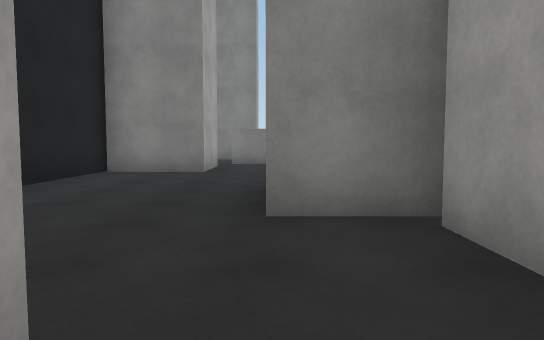
View 1 (above)

13 first-person views from a walk through a 3-D level made in the Unity game engine. The camera is 1.2 m above the floor, tilts 4° down and sees 70° across. The floor is counted in squares, 2 m on a side. Each view is taken from the middle of a square. On the plan, view 1 faces up. The plan holds only what a view shows up to about 11 squares ahead; the rest is blank. The place goes on beyond the plan. Surface patterns are stand-ins for the level's own textures.

View 2
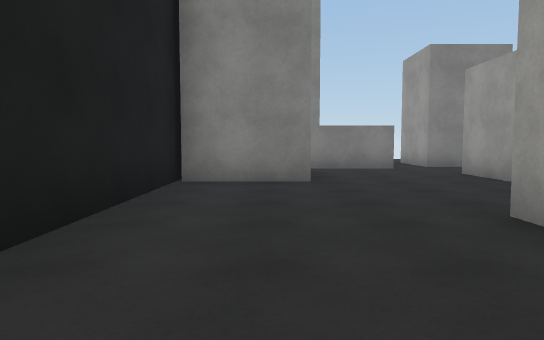

View 3
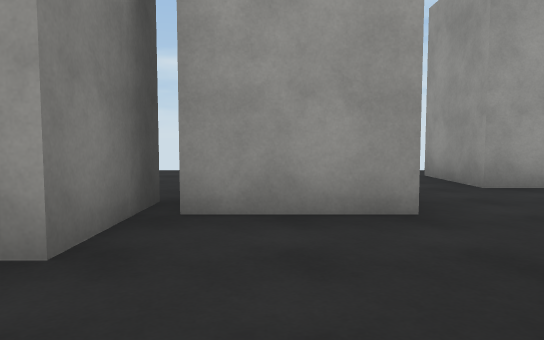

View 4
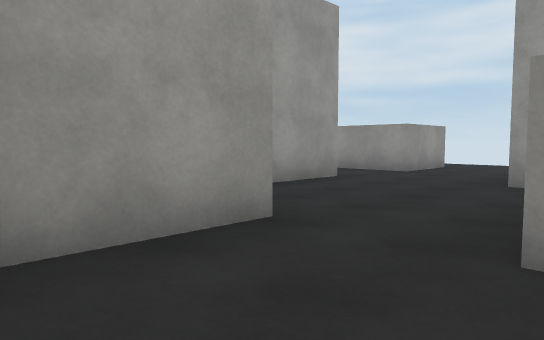

View 5
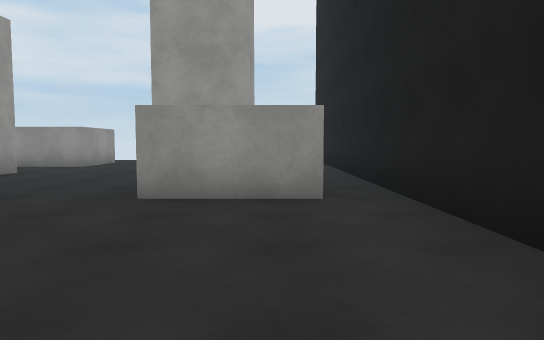

View 6
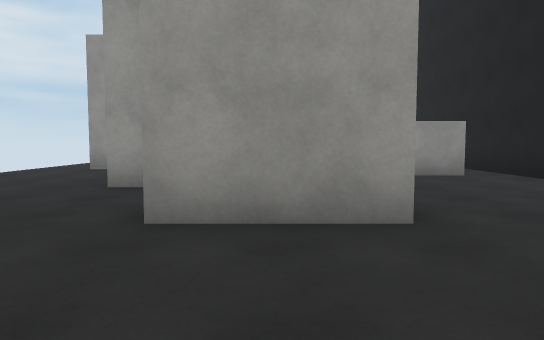

View 7
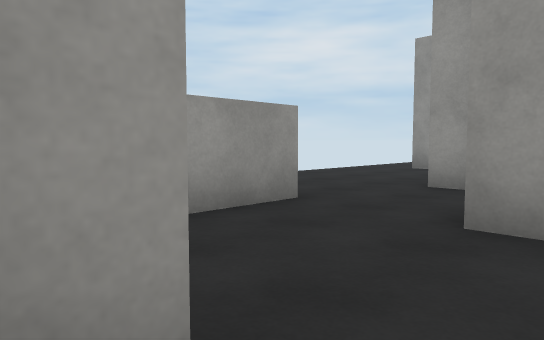

View 8
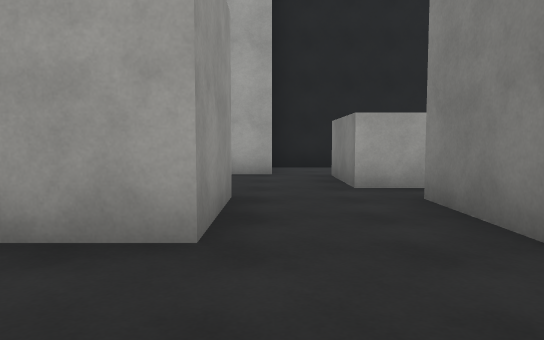

View 9
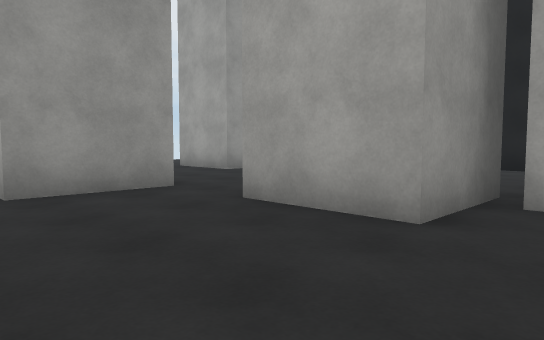

View 10
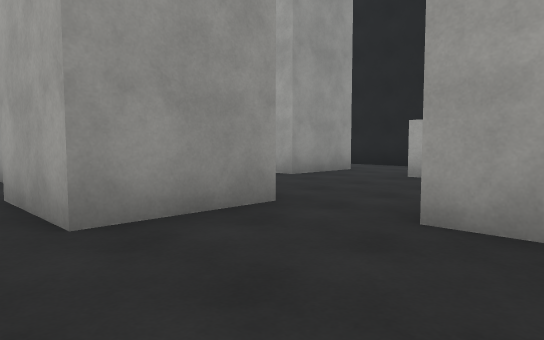

View 11
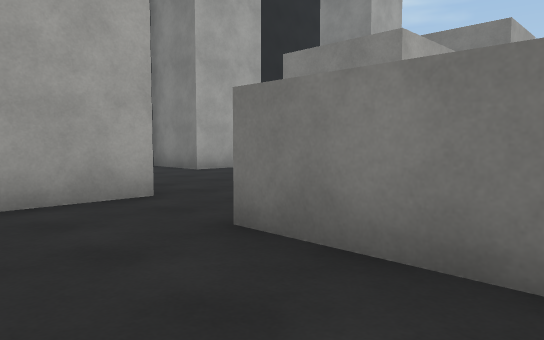

View 12
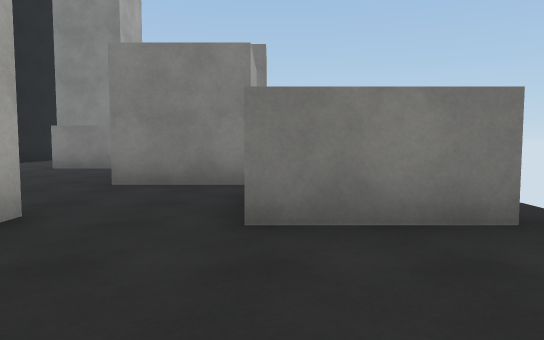

View 13
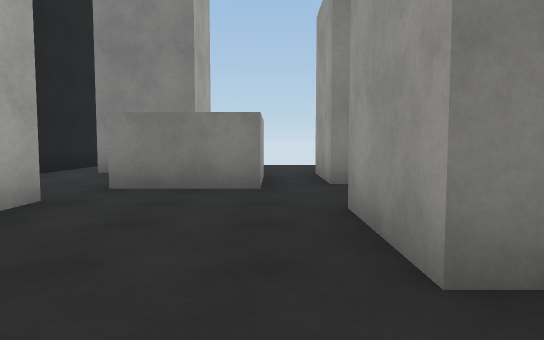

### Floor plan
Points are (right, up) in squares from view 1. A wall is a line through its corners. A room is listed if a view was taken in it or the views show most of it. See-through windows are left out.
Room 1 (view 1)
walls: (3.1, -2.9) (3.1, -0.8) (5.1, -0.8); (-0.6, -3) (0.4, -3) (0.4, -5); (2.7, -4.8) (3.6, -4.8)
ways out: opening at (0.5, 1) to room 2; opening at (4, 0) to room 4; opening at (-1, -2); opening at (1.5, -5); opening at (4, -3.5)
Room 2 (views 2, 3, 4, 5, 6, 7, 13)
walls: (1.7, 7.5) (1.7, 9.6) (3.7, 9.6); (2, 3.1) (0, 3.1) (0, 5.1) (2, 5.1); (-1.4, 10) (-1.4, 8) (-3.5, 8); (-3.5, 8.5) (-3.5, 0.5); (1.2, 0.8) (1.2, 2.8) (3.2, 2.8); (-2.6, 0.8) (-0.5, 0.8); (3.8, 11.6) (1.9, 11.6) (1.9, 13.6); (0.9, 12.8) (0.9, 11.1) (-1.2, 11.1)
ways out: opening at (0.5, 1) to room 1; opening at (2, 6.5) to room 3; opening at (2.5, 10.5) to room 3; opening at (2, 3) to room 4; opening at (-3, -0.5); opening at (1, 12.5)
Room 3 (view 8)
walls: (3.7, 9.6) (3.7, 8.4); (3.6, 7.5) (1.7, 7.5); (3.8, 4.8) (3.8, 6.2)
ways out: opening at (2, 6.5) to room 2; opening at (2.5, 10.5) to room 2; opening at (3, 5) to room 4; opening at (6.5, 5.5) to room 4
Room 4 (views 9, 10, 11, 12)
walls: (3.2, 2.8) (3.2, 0.8); (5.9, 4.8) (3.8, 4.8); (2, 5.1) (2, 3.1)
ways out: opening at (4, 0) to room 1; opening at (2, 3) to room 2; opening at (3, 5) to room 3; opening at (6.5, 5.5) to room 3; opening at (6.5, -1.5)

Positions as (right, up) in squares from view 1, and headings:
1: (0, 0), facing up
2: (-2, 2), facing up
3: (-2, 2), facing right
4: (-1, 3), facing down-right
5: (-2, 5), facing down
6: (1, 8), facing down
7: (1, 8), facing down-right
8: (6, 10), facing left
9: (6, 4), facing down-left
10: (6, 2), facing down-left
11: (6, 3), facing up-left
12: (4, 2), facing up
13: (1, 6), facing up
